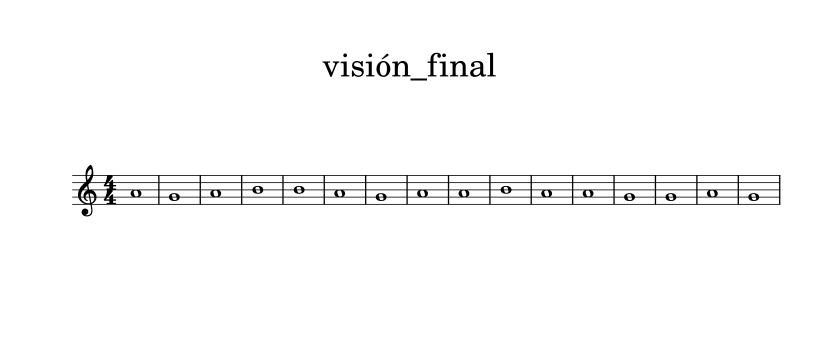
#> input picture partitura_analizar.png, 1646 x 683 px (shown at 1/2 size)
$ jupyter execute --allow-errors PentaScan.ipynb
#> lines starting #> are read from the running program, lines starting #| are printed output that depends on the picture; after the words box and inside, x2 and y2 are one past the last pixel; in counts of white or black regions, pixels touching at a corner belong together
<h1>PentaScan</h1>

En el siguiente código se implementan diversas funciones para implementar un sistema de reconocimiento de figuras musicales en imagen, para más tarde convertir esa partitura a audio (.mid) y un archivo digital (.xml). El código incluye la carga y preprocesamiento de imágenes, extracción de características, detección de líneas, técnicas de clustering, etc.

[cell 1]
#LIBRERÍAS IMPORTADAS
import numpy as np
import cv2
import matplotlib.pyplot as plt
import matplotlib
from ipywidgets import interactive, fixed, widgets
matplotlib.rcParams['figure.figsize'] = (15.0, 15.0)

#importar archivos
import os

#extraer labels
import re

#pytorch (redes neuronales y embeddings)
import torch
from torchvision import models, transforms
import torch.nn as nn
from PIL import Image
from numpy.linalg import norm
from sklearn.metrics.pairwise import cosine_distances
from sklearn.decomposition import PCA
from sklearn.discriminant_analysis import LinearDiscriminantAnalysis
from mpl_toolkits.mplot3d import Axes3D

#knn
from collections import Counter
from sklearn.neighbors import NearestNeighbors

#partitura musical
import music21
from music21 import stream, metadata, note, instrument

<h2>Procesamiento de la partitura</h2>

[cell 2]
#CARGAR LA IMAGEN A ANALIZAR
IMAGE_PATH = cv2.imread('partitura_analizar.png')
#> IMAGE_PATH is the input picture: shape (683, 1646, 3); min 0, max 255, mean 250
image_gray = cv2.cvtColor(IMAGE_PATH, cv2.COLOR_BGR2GRAY)
image_color = cv2.cvtColor(IMAGE_PATH, cv2.COLOR_BGR2RGB)

[cell 3]
# Aplicar Binarización Adaptativa (ajusta los parámetros según la calidad de la imagen)
binary_img = cv2.adaptiveThreshold(
    image_gray, 255,
    cv2.ADAPTIVE_THRESH_GAUSSIAN_C,
    cv2.THRESH_BINARY, #cv2.THRESH_BINARY_INV
    11, 2
)
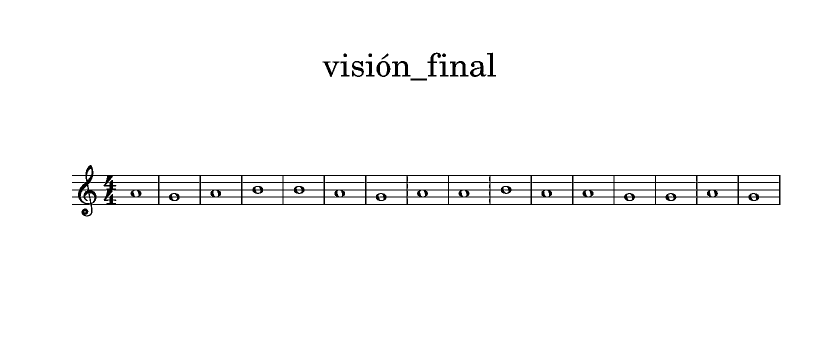
#> binary_img: shape (683, 1646) (shown at 1/2 size); 97.8% white; 17 black regions, largest, box (x1, y1, x2, y2) and area: (144, 330, 1561, 433) 20429, (900, 122, 937, 153) 494, (784, 122, 821, 153) 490

# Mostrar la imagen binarizada
plt.imshow(binary_img, cmap='gray')

[cell 4]
# DETECTAR PENTAGRAMAS

#Aplicar Canny
edges = cv2.Canny(binary_img,100,200,apertureSize = 3)
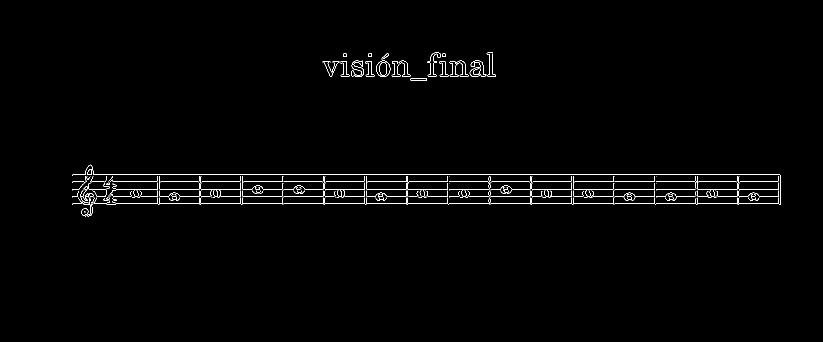
#> edges: shape (683, 1646) (shown at 1/2 size); 1% white in thin lines or dots, all inside (x1, y1, x2, y2) = (144, 104, 1561, 433)

#Transformada de Hough
rho = 1
theta = np.pi/180
threshold = 350
lines = cv2.HoughLinesP(edges, rho, theta, threshold,
                        minLineLength=50,maxLineGap=30)
#> lines = [[145, 349, 1559, 349], [145, 407, 1560, 407], [145, 363, 1560, 363], [145, 378, 1560, 378], [145, 392, 1560, 392]]

#Dibujar líneas detectadas en la imagen original
for line in lines:
    x1,y1,x2,y2 = line[0]
    cv2.line(image_color,(x1,y1),(x2,y2),(255,0,0),2)
    print(f"Línea desde ({x1}, {y1}) hasta ({x2}, {y2})")
#> this loop made 5 passes
#> (line, y1, x2, y2) on passes 1 to 5: ([[145, 349, 1559, 349]], 349, 1559, 349), ([[145, 407, 1560, 407]], 407, 1560, 407), ([[145, 363, 1560, 363]], 363, 1560, 363), ([[145, 378, 1560, 378]], 378, 1560, 378), ([[145, 392, 1560, 392]], 392, 1560, 392)
#| Línea desde (145, 349) hasta (1559, 349)
#| Línea desde (145, 407) hasta (1560, 407)
#| Línea desde (145, 363) hasta (1560, 363)
#| Línea desde (145, 378) hasta (1560, 378)
#| Línea desde (145, 392) hasta (1560, 392)
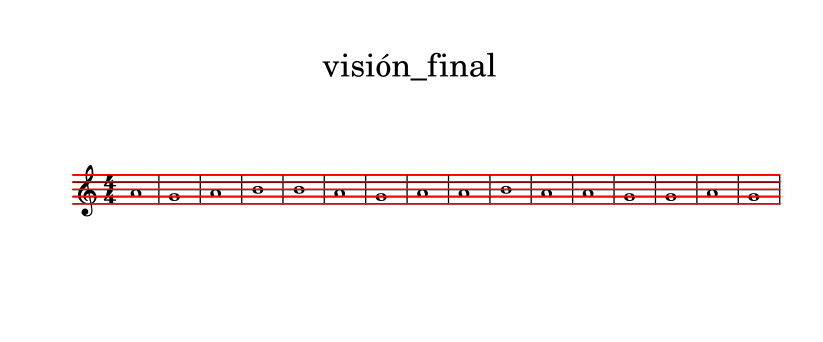
#> image_color: shape (683, 1646, 3) (shown at 1/2 size); 1.89% of pixels changed, all inside (x1, y1, x2, y2) = (144, 348, 1562, 409)

#Seleccionar primera y quinta línea como referencia
lineas_ordenadas = sorted(lines, key=lambda linea: linea[0][1]) #ordenar por coordenada y1
#> lineas_ordenadas = [[[145, 349, 1559, 349]], [[145, 363, 1560, 363]], [[145, 378, 1560, 378]], [[145, 392, 1560, 392]], [[145, 407, 1560, 407]]]
print(lineas_ordenadas)
#> (printed output is left out)
print(f"La línea con el menor valor de 'y1' es: {lineas_ordenadas[0]}")
#| La línea con el menor valor de 'y1' es: [[ 145  349 1559  349]]
print(f"La línea con el 5 menor valor de 'y1' es: {lineas_ordenadas[4]}")
#| La línea con el 5 menor valor de 'y1' es: [[ 145  407 1560  407]]

#Mostrar imagen con líneas detectadas
plt.imshow(image_color)

[cell 5]
#VENTANA DESLIZANTE EN FUNCION DE LA DISTANCIA ENTRE LINEAS
linea1 = lineas_ordenadas[0][0] #coordenadas de la primera línea detectada
#> linea1 = [145, 349, 1559, 349]
linea5 = lineas_ordenadas[4][0] #coordenadas de la quinta línea detectada
#> linea5 = [145, 407, 1560, 407]

#dimensiones de la ventana deslizante
w_height = 1.87 * abs(linea5[1] - linea1[1])
#> w_height = 108.5
w_width = 0.75 * abs(linea5[1] - linea1[1])
#> w_width = 43.5
w = [int(w_width), int(w_height)]
#> w = [43, 108]

print(linea1)
#| [ 145  349 1559  349]
print(linea5)
#| [ 145  407 1560  407]

print(f"Tamaño de la ventana deslizante: {w} píxeles")
#| Tamaño de la ventana deslizante: [43, 108] píxeles

<h2>Embeddings</h2>

Una vez procesada la imagen y obtenido el tamaño de la ventana. Calculamos distintos vectores de características de posibles figuras musicales que puede detectar la ventana.

#> (a cell that did not finish here is left out)

#> (a cell that did not finish here is left out)

[cell 8]
#Generar embeddings a partir de imágenes del dataset
def get_embedding(img):
    img = img_to_pilRGB(img)

    x = transform(img).unsqueeze(0).to(device)

    with torch.no_grad():
        emb = model(x)

    emb = emb.squeeze().cpu().numpy()
    emb = emb / np.linalg.norm(emb)

    return emb


#Generar embeddings a partir de aumento de datos de cada imagen original
def get_embedding_aug(img):
    img = img_to_pilRGB(img)

    x = augment(img).unsqueeze(0).to(device)

    with torch.no_grad():
        emb = model(x)

    emb = emb.squeeze().cpu().numpy()
    emb = emb / np.linalg.norm(emb)

    return emb

[cell 9]
#CARGAR DATASET Y OBTENER EMBEDDINGS
def load_embeddings(folder_path, valid_exts=('.jpg', '.png', '.jpeg')):
#> called with folder_path = './dataset', valid_exts = ('.jpg', '.png', '.jpeg')
    embeddings = []
    filenames = []

    for filename in sorted(os.listdir(folder_path)):
        if filename.lower().endswith(valid_exts):
            img_path = os.path.join(folder_path, filename)
            try:
                img = Image.open(img_path)
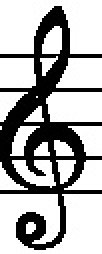
#> input picture dataset/cs1.jpg, 51 x 127 px (shown 2 times larger)
#> img is the input picture: PIL image 51x127 L; min 0, max 255, mean 174.2
                embedding = get_embedding(img)
                embeddings.append(embedding)
                filenames.append(filename)
                for _ in range(5):  # 5 data augmentations
                    embedding_aug = get_embedding_aug(img)
                    embeddings.append(embedding_aug)
                    filenames.append(filename)
            except Exception as e:
                print(f"Error con el archivo: {filename}")

    return np.array(embeddings), filenames

#Cargar el dataset del siguiente path
embeddings, image_names = load_embeddings("./dataset")

#Extraer etiquetas sin números ni extensiones
def extract_label(filename):
    # Elimina números y extensión
    label = re.sub(r'\d+.*$', '', filename)
    return label
labels = [extract_label(name) for name in image_names]

print("Número de imágenes:", len(embeddings))
#> (the rest of this cell did not finish here and is left out)

[cell 10]
#GUARDAR EMBEDDINGS Y ETIQUETAS EN UN ARCHIVO .NPZ
"""
#guardar
np.savez(
    "embeddings.npz",
    embeddings=embeddings,   # shape (N, D)
    labels=labels            # lista o array de strings
)

#cargar
data = np.load("embeddings.npz", allow_pickle=True)
embeddings = data["embeddings"]
labels = data["labels"].tolist()
"""

[cell 11]
print(f"Etiquetas del dataset + dataset aumentado: {labels}")

[cell 12]
#MATRIZ DE DISTANCIAS ENTRE EMBEDDINGS (distancia coseno)

n = len(embeddings)
dist_matrix = np.zeros((n, n))
for i in range(n):
    for j in range(n):
        dist_matrix[i, j] = cosine_distances(
            embeddings[i].reshape(1, -1),
            embeddings[j].reshape(1, -1)
        )[0, 0]

#matriz numérica
#print("Matriz de distancias (menor = más similar):\n", np.round(dist_matrix, 3))

#mapa de calor
plt.figure(figsize=(6,5))
im = plt.imshow(dist_matrix, cmap='viridis', interpolation='nearest')
plt.colorbar(im, label='Distancia coseno')
plt.title("Distancias entre embeddings")
plt.xlabel("Imagen X")
plt.ylabel("Imagen Y")

# Etiquetas con índices
plt.xticks(range(n), range(1, n+1))
plt.yticks(range(n), range(1, n+1))
plt.show()
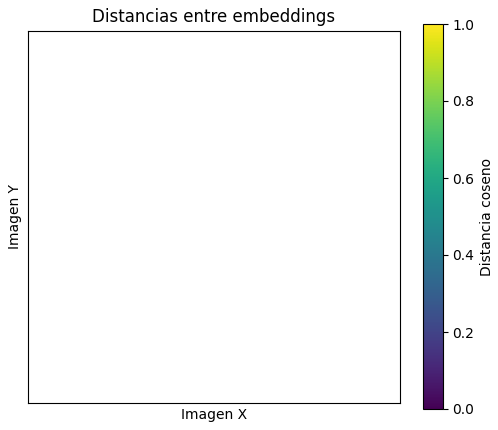
#> figure drawn by matplotlib, 2 panels

print('Number of features:', embeddings.shape)

[cell 13]
# ESPACIO DE CARACTERÍSTICAS REDUCIDO CON PCA

X = np.array(embeddings)
pca = PCA(n_components=0.6, whiten=True)
#> (the rest of this cell did not finish here and is left out)

[cell 14]
# ESPACIO DE CARACTERÍSTICAS REDUCIDO CON LDA

X = np.array(embeddings)
lda = LinearDiscriminantAnalysis(n_components=3)
#> (the rest of this cell did not finish here and is left out)

[cell 15]
# ESPACIO DE CARACTERÍSTICAS REDUCIDO CON PCA Y LDA

X = np.array(embeddings)
#pca = PCA(n_components=0.8, whiten=True)
#X_pca = pca.fit_transform(X)   # X = features (embeddings + geométricas)
lda = LinearDiscriminantAnalysis(n_components=3)
#> (the rest of this cell did not finish here and is left out)

<h2>Venta deslizante</h2>

Cuando se han calculado todos los embeddings del dataset y se les ha aplicado técnicas como PCA o LDA, se utiliza la ventana deslizante que se irá desplanzando por el pentagrama para comprobar qué figuras aparecen y almacenarlas.

[cell 16]
"""
#GUARDAR VENTANAS DESLIZANTES PARA OBTENER MUESTRAS FUTURAS
output_folder = "./ventanas_guardadas"
os.makedirs(output_folder, exist_ok=True)  # crea la carpeta si no existe
"""

[cell 17]
def sliding_window(image, start_x, start_y, window_size, step_x):
    #Genera recortes 2D de una imagen (matriz NumPy) comenzando en (start_x, start_y)

    #dimensiones de la imagen y ventana
    (height, width) = image.shape
    win_w, win_h = window_size

    #coordenadas iniciales
    x = start_x
    y = start_y
    i = 0

    #recorremos X manteniendo Y fijo (start_y)
    while (x + win_w) <= width:
        # Slicing --> [fila_fija : (fila_fija + alto_wind), columna_movil : columna_movil + ancho_wind]
        window = image[start_y:start_y + win_h, x:x + win_w]

        """
        #guardar la ventana para futuras muestras
        window_filename = f"ventana_{i}_{x}_{y}.jpg"
        window_path = os.path.join(output_folder, window_filename)
        cv2.imwrite(window_path, window)  # guarda en escala de grises
        """

        embedding_new = get_embedding(window).reshape(1, -1)  # forma 2D
        #embedding_new = pca.transform(embedding_new)  # aplicar PCA
        embedding_new = lda.transform(embedding_new)  # aplicar LDA

        i += 1

        #Calcular distancia con KNN
        nbrs = NearestNeighbors(n_neighbors=5, metric='cosine').fit(X_lda)
        distances, indices = nbrs.kneighbors(embedding_new)
        labels_knn = [labels[i] for i in indices[0]]
        pred_label = Counter(labels_knn).most_common(1)[0][0]
        # Distancia promedio a los vecinos que pertenecen a la pred_label
        dist_to_pred_label = [distances[0][i] for i, idx in enumerate(indices[0]) if labels[idx] == pred_label]
        avg_distance = sum(dist_to_pred_label) / len(dist_to_pred_label)
        closest_distance = avg_distance


        """
        #Calcular distancia coseno con todo el dataset
        distances = cosine_distances(embedding_new, X_lda)  # shape (1, 12)
        closest_idx = np.argmin(distances)
        closest_distance = distances[0, closest_idx] if distances.ndim == 2 else distances[closest_idx]
        pred_label = labels[closest_idx]
        """


        print(f"Distancia: {closest_distance:.4f}")
        confidence_threshold = 0.02 #ajustar

        #si la distancia mínima es menor que el umbral
        if closest_distance <= confidence_threshold:
            yield (x, y, window, pred_label, closest_distance)
            x = int(x + step_x) #avanzar ventana poco a poco
            print(f"La imagen es: {pred_label} \n")

            #si es clave de sol y es de las primeras ventanas
            if(pred_label=="cs" and i<5):
                win_w = int(win_w*0.70) #dim ventana

        #si la distancia mínima es mayor que el umbral
        else:
            yield (x, y, window, " ", closest_distance)
            print("La imagen es: DESCONOCIDA (Ninguno de los Casos)\n")
            x = int(x + step_x) #avanzar ventana poco a poco

<h2>Escanear partitura</h2>

[cell 18]
#ANALIZAR PARTITURA CON VENTANA DESLIZANTE Y EMBEDDINGS

simbolos = []
detections = []
# Recorrer las ventanas
#> (the rest of this cell did not finish here and is left out)

[cell 19]
#todas las figuras detectadas (sin desconocido ni error)
notas = [s for s in simbolos if s != " " and s != "e" ]
print(notas)

[cell 20]
#SUPRESIÓN DE NO MÁXIMOS (cuando se detecta varias veces la misma nota)

def non_max_suppression(detections, solapamiento):
    if len(detections) == 0:
        return []

    #ordenar por score descendente
    detections = sorted(detections, key=lambda x: x[1], reverse=True) #Para cada elemento x, fíjate solo en el de la posición 1 (coordenada X)
    keep = []

    while detections:
        #tomar la detección más confiable
        best = detections.pop(0)
        keep.append(best)

        to_delete = []
        to_compare = []
        for i, (x, best_width,score, label) in enumerate(detections):
            #calcular solapamiento en X (distancia relativa al ancho de la ventana)
            if abs(x - best[0]) < best_width * solapamiento:
                to_compare.append((i, x, best_width,score, label))

        if to_compare:
            #clase más repetida
            labels = [label for (_, _, _, _, label) in to_compare]
            counter = Counter(labels)
            max_reps = max(counter.values())
            print(counter)

            labels_mayoritarias = [
                lbl for lbl, cnt in counter.items() if cnt == max_reps
            ]

            #desempate por score
            candidatos = [
                det for det in to_compare if det[4] in labels_mayoritarias
            ]
            best = max(candidatos, key=lambda x: x[3])

            #añadir para eliminar al resto
            for (i, x, best_width, score, label) in to_compare:
                if (i, x, best_width, score, label) != best:
                    to_delete.append(i)

        #eliminar detecciones solapadas
        for i in reversed(to_delete):
            detections.pop(i)


    return keep


#Aplicar función de supresión de no máximos
final_detections = non_max_suppression(detections, solapamiento=3.5)

[cell 21]
#Mostrar resultados
for x, ventana, score, label in final_detections:
    print(f"x={x}, label={label}, score={score:.3f}")
